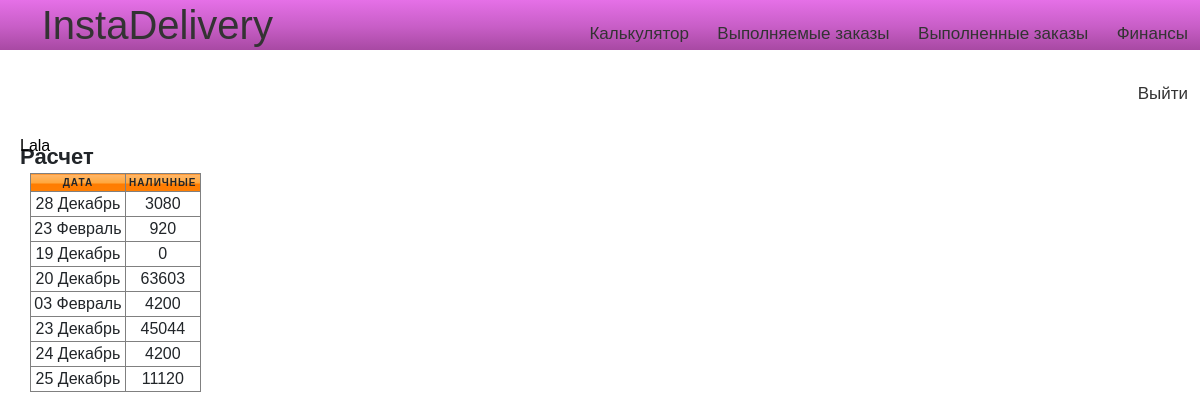
The app's page /users/private/raschet/ (signed in), older data.
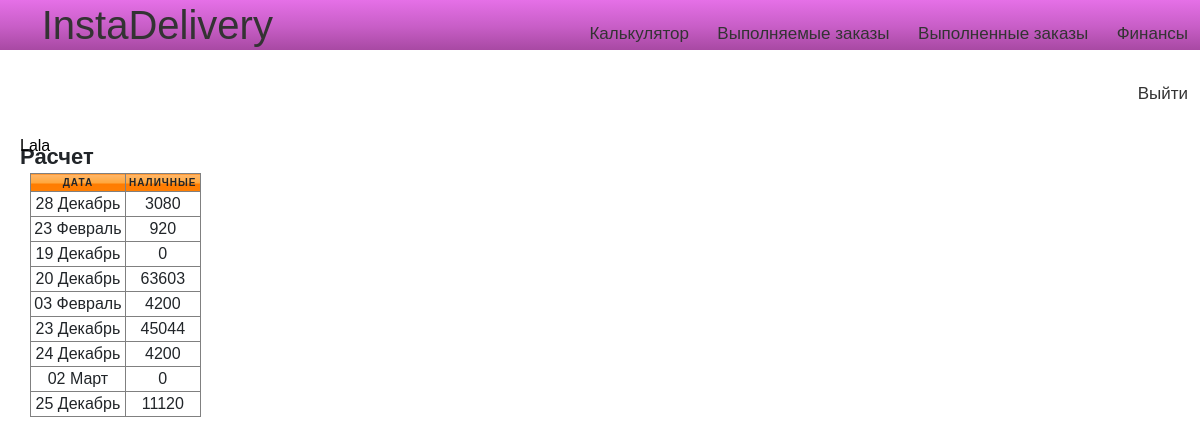
The same page, newer data.
### Lallog/models.py (models this page shows, shortened)
class TestOrder(models.Model):
	client=models.ForeignKey(settings.AUTH_USER_MODEL,on_delete=models.CASCADE)
	marshrut=models.CharField(max_length=200)
	ves=models.DecimalField(decimal_places=0,max_digits=1000,default=10)
	from_address=models.CharField(max_length=200)
	from_phone=models.CharField(max_length=200)
	from_comment=models.CharField(max_length=200)
	to=models.CharField(max_length=200)
	to_phone=models.CharField(max_length=200)
	to_date=models.CharField(max_length=200)
	to_date_until=models.CharField(max_length=200)
	to_comment=models.CharField(max_length=200)
	distance=models.DecimalField(decimal_places=0,max_digits=1000,default=10)
	itog=models.DecimalField(decimal_places=0,max_digits=1000,default=10)
	curier = models.ForeignKey(Curier,on_delete=models.CASCADE,default=None,related_name="choiced_curier",blank=True,null=True)
	nal=models.DecimalField(decimal_places=0,max_digits=1000,default=0)
	raschet=models.DecimalField(decimal_places=0,max_digits=1000,default=0)
	status = models.CharField(max_length=200,default="Ожидание")
	curier_money = models.DecimalField(decimal_places=0,max_digits=1000,default=0)
	__original_curier = None
	def __init__(self,*args,**kwargs):
		print("Object was created")
		super(TestOrder,self).__init__(*args,**kwargs)
		self.__origin_curier = self.curier

### users/views.py (the view)
# urls.py: path("private/raschet/",views.private_raschet,name="private_raschet"),
def private_raschet(request):
    client = request.user
    orders_completed = TestOrder.objects.filter(status="Доставлен",client=client)
    mydata = list(orders_completed.values_list("to_date"))
    days=[]
    for i in mydata:
        days.append(i[0])
    days=set(days)
    analyze=[]
    for i in days:
	    order = orders_completed.filter(to_date=i)
	    sumi=0
	    for j in order:
	        sumi+=j.raschet
	    temp={
	    "day":i,
	    "sum":int(sumi)
	    }
	    analyze.append(temp)
    print(analyze)
    ctx={
		"analyze":analyze,
	}
    return render(request,"users/raschet.html",context=ctx)

### users/templates/users/raschet.html (shortened to what this page needs)
{%extends 'users/base.html'%}
{%load static%}
{%block content%}
<div class="lichka">
    <div class="lichka_prav">
        <caption>Расчет</caption>
        <table border="1" id="table_empty">
            <thead>
            <tr>
                <th>Дата</th>
                <th>Наличные</th>
            </tr>
            </thead>
            {%for i in analyze%}
            <tr>
                <td data-label="Дата">{{i.day}}</td>
                <td data-label="Оплата">{{i.sum}}</td>
            </tr>
            {%endfor%}
        </table>
    </div>
</div>
{%endblock content%}

Row changes from the older to the newer data that the page shows:
added TestOrder: day "02 Март", sum "0"
